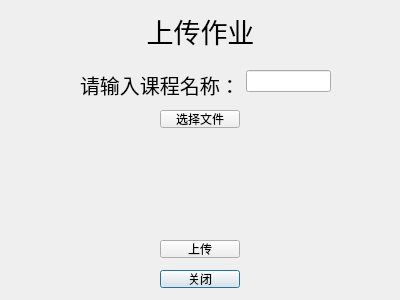
<?xml version="1.0" encoding="UTF-8"?>
<ui version="4.0">
 <class>UploadHomework</class>
 <widget class="QDialog" name="UploadHomework">
  <property name="geometry">
   <rect>
    <x>0</x>
    <y>0</y>
    <width>400</width>
    <height>300</height>
   </rect>
  </property>
  <property name="windowTitle">
   <string>Dialog</string>
  </property>
  <widget class="QPushButton" name="pushButton">
   <property name="geometry">
    <rect>
     <x>160</x>
     <y>270</y>
     <width>80</width>
     <height>18</height>
    </rect>
   </property>
   <property name="text">
    <string>关闭</string>
   </property>
  </widget>
  <widget class="QLabel" name="label">
   <property name="geometry">
    <rect>
     <x>0</x>
     <y>10</y>
     <width>401</width>
     <height>41</height>
    </rect>
   </property>
   <property name="font">
    <font>
     <pointsize>20</pointsize>
    </font>
   </property>
   <property name="text">
    <string>上传作业</string>
   </property>
   <property name="alignment">
    <set>Qt::AlignCenter</set>
   </property>
  </widget>
  <widget class="QWidget" name="formLayoutWidget">
   <property name="geometry">
    <rect>
     <x>80</x>
     <y>70</y>
     <width>251</width>
     <height>31</height>
    </rect>
   </property>
   <layout class="QFormLayout" name="formLayout">
    <item row="0" column="0">
     <widget class="QLabel" name="label_2">
      <property name="font">
       <font>
        <pointsize>15</pointsize>
       </font>
      </property>
      <property name="text">
       <string>请输入课程名称：</string>
      </property>
     </widget>
    </item>
    <item row="0" column="1">
     <widget class="QLineEdit" name="lineEdit"/>
    </item>
   </layout>
  </widget>
  <widget class="QPushButton" name="pushButton_2">
   <property name="geometry">
    <rect>
     <x>160</x>
     <y>110</y>
     <width>80</width>
     <height>18</height>
    </rect>
   </property>
   <property name="text">
    <string>选择文件</string>
   </property>
  </widget>
  <widget class="QPushButton" name="pushButton_3">
   <property name="geometry">
    <rect>
     <x>160</x>
     <y>240</y>
     <width>80</width>
     <height>18</height>
    </rect>
   </property>
   <property name="text">
    <string>上传</string>
   </property>
  </widget>
 </widget>
 <resources/>
 <connections>
  <connection>
   <sender>pushButton</sender>
   <signal>clicked()</signal>
   <receiver>UploadHomework</receiver>
   <slot>close()</slot>
   <hints>
    <hint type="sourcelabel">
     <x>199</x>
     <y>278</y>
    </hint>
    <hint type="destinationlabel">
     <x>199</x>
     <y>149</y>
    </hint>
   </hints>
  </connection>
 </connections>
</ui>
